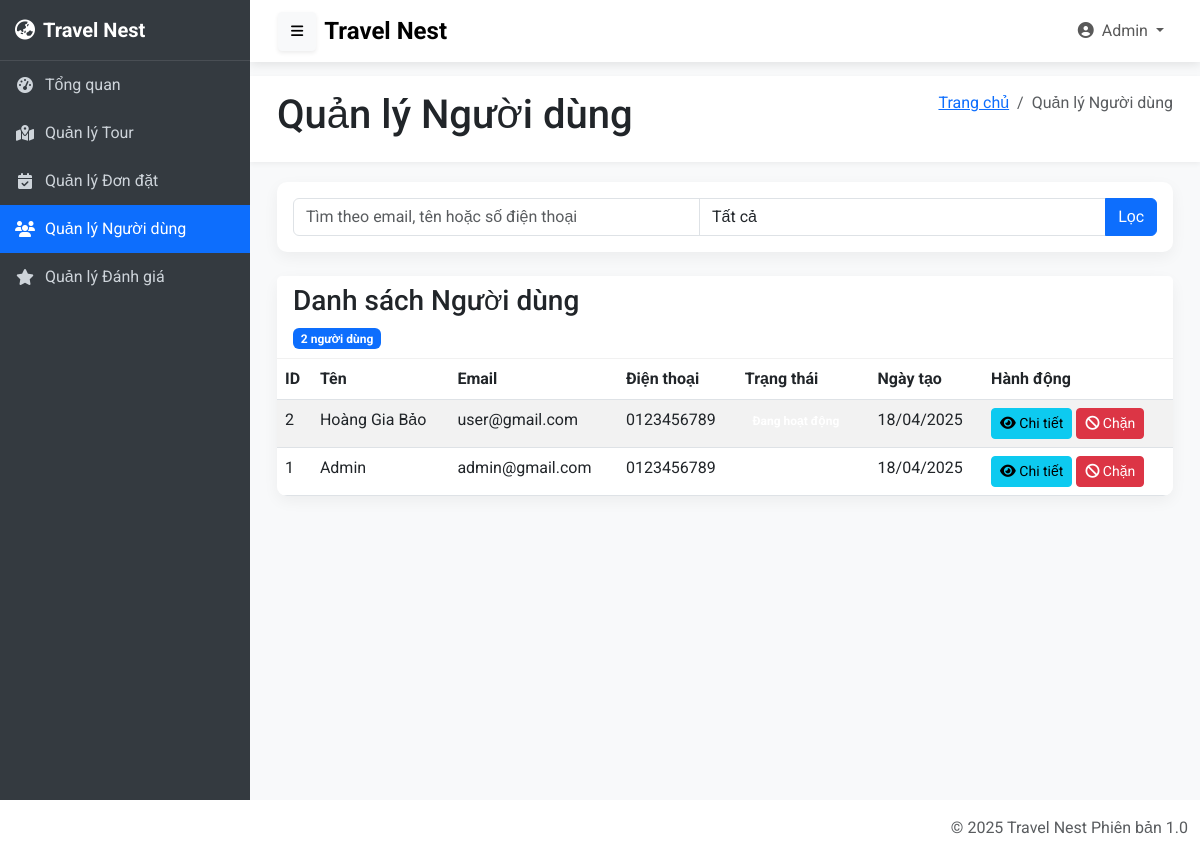
Before: /admin/pages/user/users.php (signed in) with the older database file.
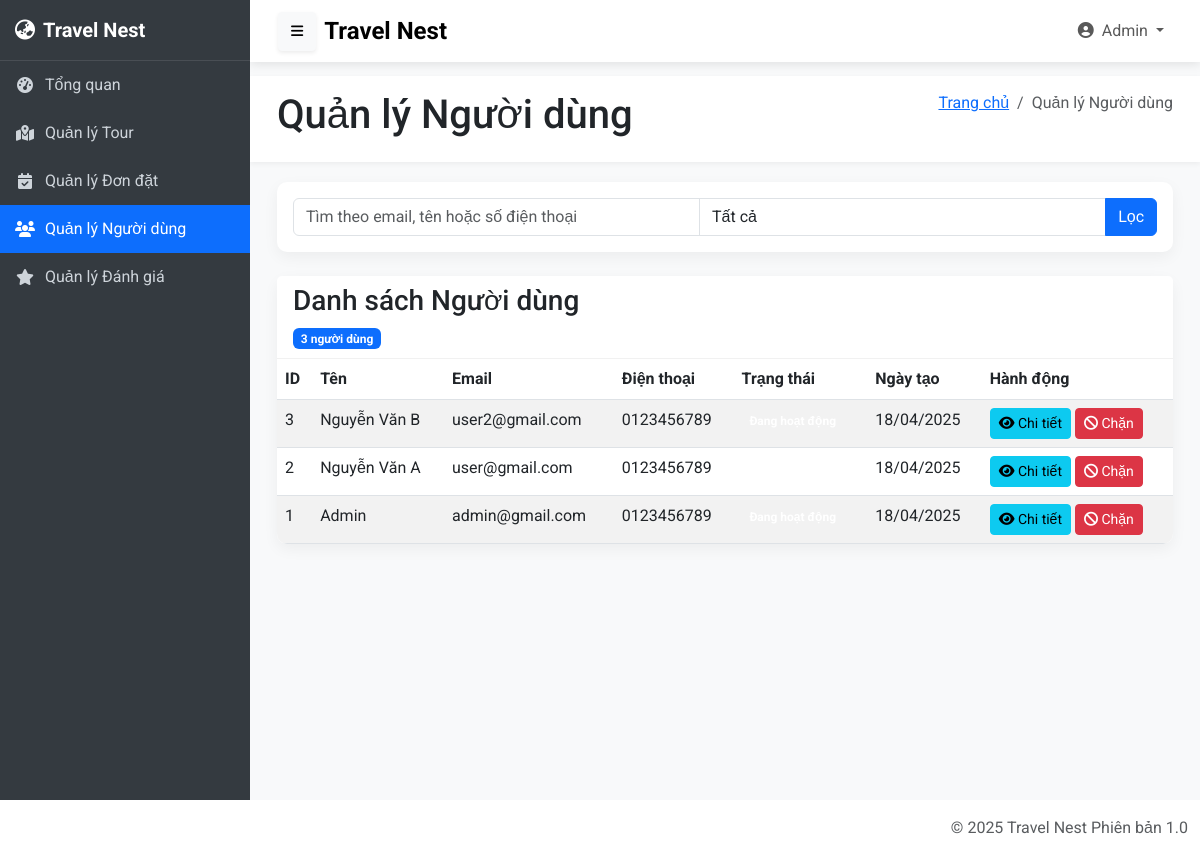
After: the same page with the newer database file.
### tables this page shows
CREATE TABLE `users` (
  `user_id` int NOT NULL,
  `full_name` varchar(255) NOT NULL,
  `email` varchar(255) NOT NULL,
  `password` varchar(255) NOT NULL,
  `phone` varchar(20) NOT NULL,
  `address` text,
  `role` enum('customer','admin') DEFAULT 'customer',
  `status` enum('active','blocked','inactive') DEFAULT 'active',
  `created_at` timestamp NULL DEFAULT CURRENT_TIMESTAMP,
  `updated_at` timestamp NULL DEFAULT CURRENT_TIMESTAMP ON UPDATE CURRENT_TIMESTAMP
);

### admin/functions/user_functions.php (called while the page is built, shortened)
<?php
function getUsers($conn, $currentPage = 1, $itemsPerPage = 10, $search = '', $status = 'all') {
    $users = [];
    $offset = ($currentPage - 1) * $itemsPerPage;
    $sql = "SELECT *
            FROM users
            WHERE 1=1";
    $sql .= " ORDER BY created_at DESC LIMIT ?, ?";
    $stmt = $conn->prepare($sql);
    if (!empty($search) && $status != 'all') {
        $stmt->bind_param("ssssii", $searchTerm, $searchTerm, $searchTerm, $status, $offset, $itemsPerPage);
    } elseif (!empty($search)) {
        $stmt->bind_param("sssii", $searchTerm, $searchTerm, $searchTerm, $offset, $itemsPerPage);
    } elseif ($status != 'all') {
        $stmt->bind_param("sii", $status, $offset, $itemsPerPage);
    } else {
        $stmt->bind_param("ii", $offset, $itemsPerPage);
    }
    $stmt->execute();
    $result = $stmt->get_result();
    if ($result->num_rows > 0) {
        while ($row = $result->fetch_assoc()) {
            $users[] = $row;
        }
    }
    return $users;
}
function getTotalUserCount($conn, $search = '', $status = 'all') {
    $sql = "SELECT COUNT(*) as total FROM users WHERE 1=1";
    $stmt = $conn->prepare($sql);
    $stmt->execute();
    $result = $stmt->get_result();
    if ($result->num_rows > 0) {
        return $result->fetch_assoc()['total'];
    }
    return 0;
}

### admin/pages/user/users.php (the view, shortened to what the changed rows need)
<?php
require_once '../../../admin/config/config.php';
require_once '../../functions/user_functions.php';
$currentPage = isset($_GET['page']) ? (int)$_GET['page'] : 1;
$itemsPerPage = 10;
$search = isset($_GET['search']) ? $_GET['search'] : '';
$status = isset($_GET['status']) ? $_GET['status'] : 'all';
$users = getUsers($conn, $currentPage, $itemsPerPage, $search, $status);
$totalUsers = getTotalUserCount($conn, $search, $status);
?>
<?php include '../../layouts/header.php'; ?>
<body>
    <div class="content-wrapper" id="content-wrapper">
        <div class="content-header">
            <div class="container-fluid">
                <div class="row mb-2">
                    <div class="col-sm-6">
                        <h1 class="m-0">Quản lý Người dùng</h1>
                    </div>
                </div>
            </div>
        </div>
        <div class="content">
            <div class="container-fluid">
                <div class="card">
                    <div class="card-header">
                        <div class="card-tools">
                            <span class="badge bg-primary"><?php echo $totalUsers; ?> người dùng</span>
                        </div>
                    </div>
                    <div class="card-body p-0">
                        <div class="table-responsive">
                            <table class="table table-striped table-hover m-0">
                                <thead>
                                    <tr>
                                        <th>ID</th>
                                        <th>Tên</th>
                                        <th>Email</th>
                                        <th>Điện thoại</th>
                                        <th>Trạng thái</th>
                                        <th>Ngày tạo</th>
                                        <th>Hành động</th>
                                    </tr>
                                </thead>
                                <tbody>
                                    <?php if (empty($users)): ?>
                                        <tr>
                                            <td colspan="7" class="text-center">Không tìm thấy người dùng nào.</td>
                                        </tr>
                                    <?php else: ?>
                                        <?php foreach ($users as $user): ?>
                                            <tr>
                                                <td><?php echo $user['user_id']; ?></td>
                                                <td><?php echo isset($user['full_name']) ? htmlspecialchars($user['full_name']) : ''; ?></td>
                                                <td><?php echo isset($user['email']) ? htmlspecialchars($user['email']) : ''; ?></td>
                                                <td><?php echo isset($user['phone']) ? htmlspecialchars($user['phone']) : ''; ?></td>
                                                <td>
                                                    <?php if ($user['status'] == 'active'): ?>
                                                        <span class="badge badge-success">Đang hoạt động</span>
                                                    <?php elseif ($user['status'] == 'blocked'): ?>
                                                        <span class="badge badge-danger">Đã chặn</span>
                                                    <?php else: ?>
                                                        <span class="badge badge-secondary"><?php echo htmlspecialchars($user['status']); ?></span>
                                                    <?php endif; ?>
                                                </td>
                                                <td><?php echo date('d/m/Y', strtotime($user['created_at'])); ?></td>
                                                <td>
                                                    <a href="view_user.php?id=<?php echo $user['user_id']; ?>" class="btn btn-info btn-sm">
                                                        <i class="fas fa-eye"></i> Chi tiết
                                                    </a>
                                                    <form method="POST" action="users.php" class="d-inline"
                                                        onsubmit="return confirm('Bạn có chắc chắn muốn <?php echo $user['status'] == 'active' ? 'chặn' : 'bỏ chặn'; ?> người dùng này?');">
                                                        <button type="submit" name="update_status" class="btn <?php echo $user['status'] == 'active' ? 'btn-danger' : 'btn-success'; ?> btn-sm">
                                                            <?php if ($user['status'] == 'active'): ?>
                                                                <i class="fas fa-ban"></i> Chặn
                                                            <?php else: ?>
                                                                <i class="fas fa-check"></i> Bỏ chặn
                                                            <?php endif; ?>
                                                        </button>
                                                    </form>
                                                </td>
                                            </tr>
                                        <?php endforeach; ?>
                                    <?php endif; ?>
                                </tbody>
                            </table>
                        </div>
                    </div>
                </div>
            </div>
        </div>
    </div>
    <?php include '../../layouts/footer.php'; ?>
</body>
</html>

Changed rows visible on the page:
added users: user_id "3", full_name "Nguyễn Văn B", email "user2@gmail.com", phone "0123456789", created_at "18/04/2025", status "active" (drawn)
changed users "user@gmail.com": full_name "Hoàng Gia Bảo" → "Nguyễn Văn A"
Other visible differences:
$totalUsers: "2" → "3"
